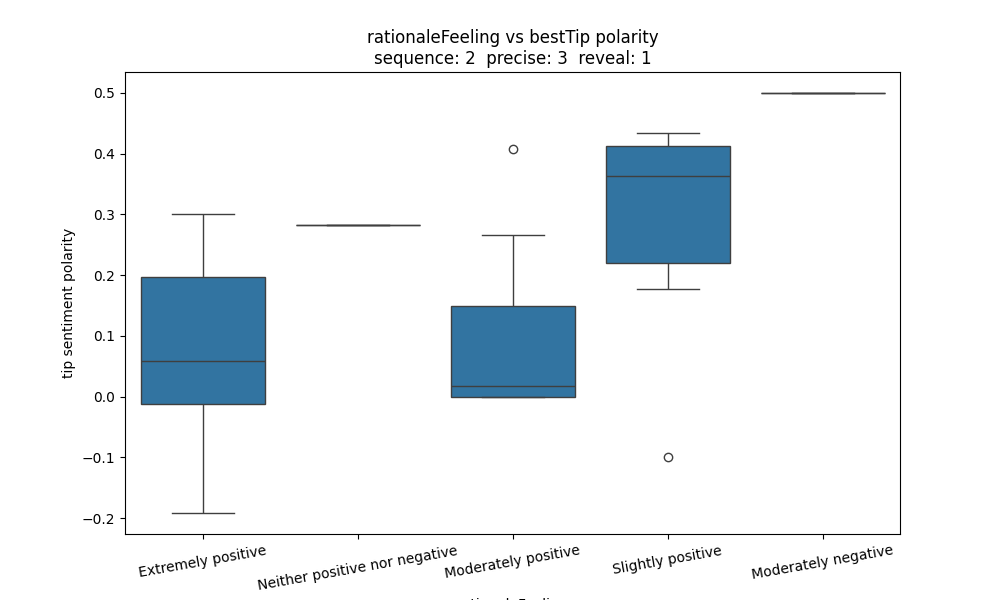

Here is the Python script that generated this plot:
import pandas as pd
from scipy import stats
import matplotlib.pyplot as plt
import seaborn as sns

seq = 2
prec = 3
rev = 1

file_path = f"rationaleFeeling vs bestTip polarity\sent.csv"
df = pd.read_csv(file_path)
df = df[(df['con.sequence'] == seq) & (df['con.precise'] == prec) & (df['con.reveal'] == rev)]

# clean msising
df_cleaned = df.dropna(subset=["sentiment_polarity"])

groups_cleaned = [group['sentiment_polarity'].values for name, group in df_cleaned.groupby("rationaleFeeling")]

anova_result_cleaned = stats.f_oneway(*groups_cleaned)

print("F-statistic:", anova_result_cleaned.statistic)
print("p-value:", anova_result_cleaned.pvalue)

plt.figure(figsize=(10, 6))
sns.boxplot(data = df_cleaned, x = "rationaleFeeling", y = "sentiment_polarity")

plt.title("rationaleFeeling vs bestTip polarity" + "\n" + f"sequence: {seq}  precise: {prec}  reveal: {rev}")
plt.xlabel("rationaleFeeling")
plt.ylabel("tip sentiment polarity")
plt.xticks(rotation = 10)

plt.show()
